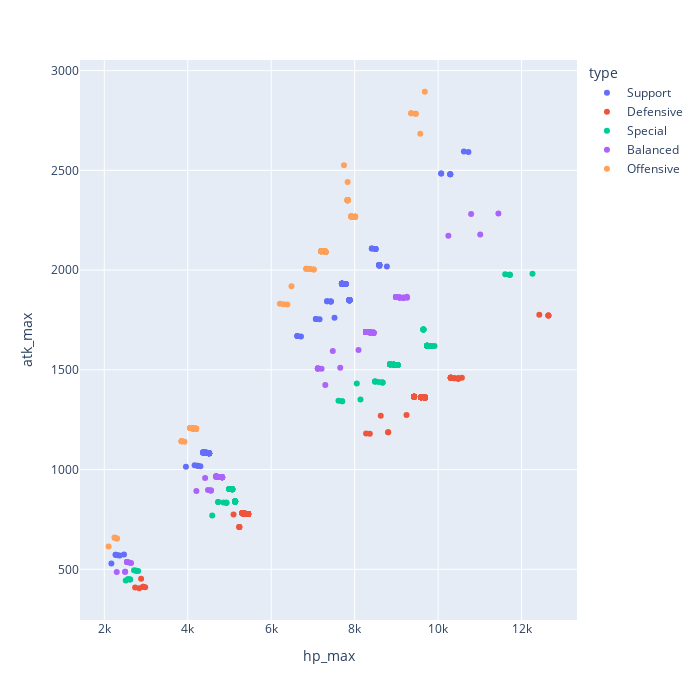

Notebook code cell kept with this figure:
### Code cell
fig = px.scatter(dataset, x = 'hp_max', y='atk_max', color = 'type', width=700, height=700)
fig.show()

### Figure 1 — Plotly figure (JSON) as saved in the notebook; plotly's stock layout.template omitted (floating-point values rounded to 4 significant figures; data arrays with more than 128 entries replaced by an {"elided": "..."} marker saying what was removed)
{"data": [{"hovertemplate": "type=Support<br>hp_max=%{x}<br>atk_max=%{y}<extra></extra>", "legendgroup": "Support", "marker": {"color": "#636efa", "symbol": "circle"}, "mode": "markers", "name": "Support", "orientation": "v", "showlegend": true, "type": "scatter", "x": {"elided": "150 int values"}, "xaxis": "x", "y": {"elided": "150 int values"}, "yaxis": "y"}, {"hovertemplate": "type=Defensive<br>hp_max=%{x}<br>atk_max=%{y}<extra></extra>", "legendgroup": "Defensive", "marker": {"color": "#EF553B", "symbol": "circle"}, "mode": "markers", "name": "Defensive", "orientation": "v", "showlegend": true, "type": "scatter", "x": {"elided": "138 int values"}, "xaxis": "x", "y": {"elided": "138 int values"}, "yaxis": "y"}, {"hovertemplate": "type=Special<br>hp_max=%{x}<br>atk_max=%{y}<extra></extra>", "legendgroup": "Special", "marker": {"color": "#00cc96", "symbol": "circle"}, "mode": "markers", "name": "Special", "orientation": "v", "showlegend": true, "type": "scatter", "x": {"elided": "154 int values"}, "xaxis": "x", "y": {"elided": "154 int values"}, "yaxis": "y"}, {"hovertemplate": "type=Balanced<br>hp_max=%{x}<br>atk_max=%{y}<extra></extra>", "legendgroup": "Balanced", "marker": {"color": "#ab63fa", "symbol": "circle"}, "mode": "markers", "name": "Balanced", "orientation": "v", "showlegend": true, "type": "scatter", "x": {"elided": "155 int values"}, "xaxis": "x", "y": {"elided": "155 int values"}, "yaxis": "y"}, {"hovertemplate": "type=Offensive<br>hp_max=%{x}<br>atk_max=%{y}<extra></extra>", "legendgroup": "Offensive", "marker": {"color": "#FFA15A", "symbol": "circle"}, "mode": "markers", "name": "Offensive", "orientation": "v", "showlegend": true, "type": "scatter", "x": {"elided": "157 int values"}, "xaxis": "x", "y": {"elided": "157 int values"}, "yaxis": "y"}], "layout": {"height": 700, "legend": {"title": {"text": "type"}, "tracegroupgap": 0}, "margin": {"t": 60}, "width": 700, "xaxis": {"anchor": "y", "domain": [0, 1], "title": {"text": "hp_max"}}, "yaxis": {"anchor": "x", "domain": [0, 1], "title": {"text": "atk_max"}}}}
